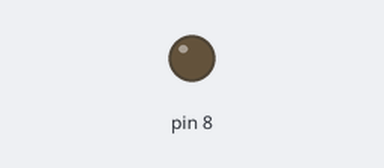
Bench run of a sketch on a simulated Arduino Uno, built with avr-gcc and run on an emulated ATmega328P. Parts: output pins drawn as LEDs (lit = HIGH).

Above: at 32.6 s.
At 35.2 s:
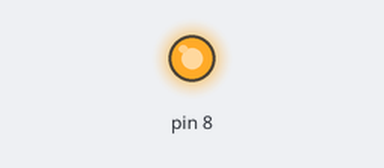
Timing chart, 0 to 36.8 s (numbered marks = the images above):
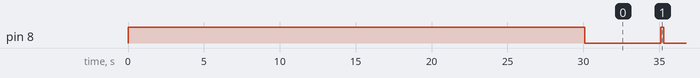

Measured:
- by itself, pin 8: alternates HIGH for 0.20 s and LOW for 5.0 s

The sketch:

Ignitor.ino
```cpp
int ignite = 0;

int tst, prevIgnite;

void setup() {
  // put your setup code here, to run once:
  Serial.begin(9600);
  pinMode(8, OUTPUT);
  //const_val = analogRead(A0);
  digitalWrite(8, HIGH);
  //Serial.println(const_val);
  delay(30000);
}

void loop() {
  // put your main code here, to run repeatedly:

  /*ignite = analogRead(A0);
  Serial.println(ignite);
  tst = abs(ignite - prevIgnite);
  prevIgnite = ignite;
  if ( tst >= 80 ) {*/
    delay(100);
    digitalWrite(8, LOW);
    delay(5000);
    digitalWrite(8, HIGH);
    delay(100);
    //}
}
```
